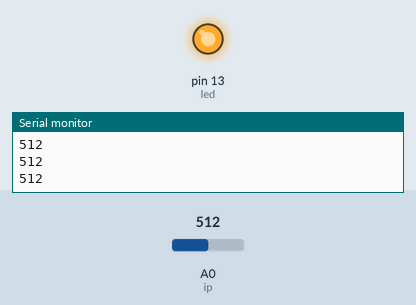
This sketch was run on a simulated Arduino Uno, built with avr-gcc and run on an emulated ATmega328P. On the bench: output pins drawn as LEDs (lit = HIGH), the last lines printed to the serial monitor. The test bench sets the inputs (shaded band); at power-on: A0 (ip) = 512.

Above: at 1.2 s.
1.3 s: A0 (ip) set to 0
At 1.7 s:
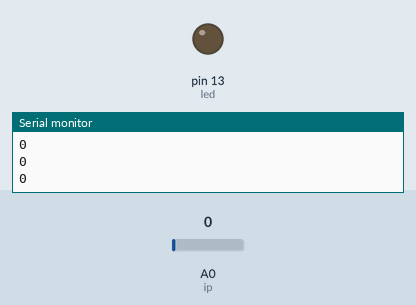
2.8 s: A0 (ip) set to 122
At 4.1 s:
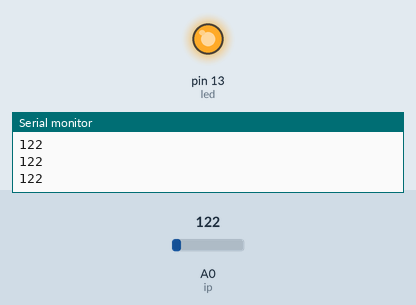
Timing chart, 0 to 5.8 s (numbered marks = the images above; inputs shaded):
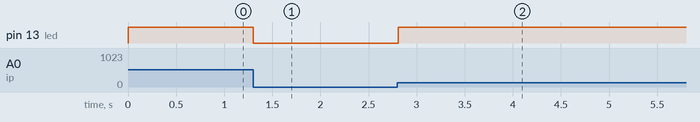

The sketch:

simple_human_detector.ino
```cpp
int ip = A0;

int val = 1;

int led = 13;

void setup() {

  Serial.begin(9600);

  pinMode (ip, INPUT);

  pinMode (led, OUTPUT);

}

void loop() {

  val = analogRead(ip);

  Serial.println(val);

  if(val >0)

  {

    digitalWrite(led, HIGH);

  }

  else

  {

    digitalWrite(led, LOW);

  }


}
```

Measured:
- after the input at 1.3 s, pin 13 (led): HIGH → LOW at once
- after the input at 2.8 s, pin 13 (led): LOW → HIGH at once
